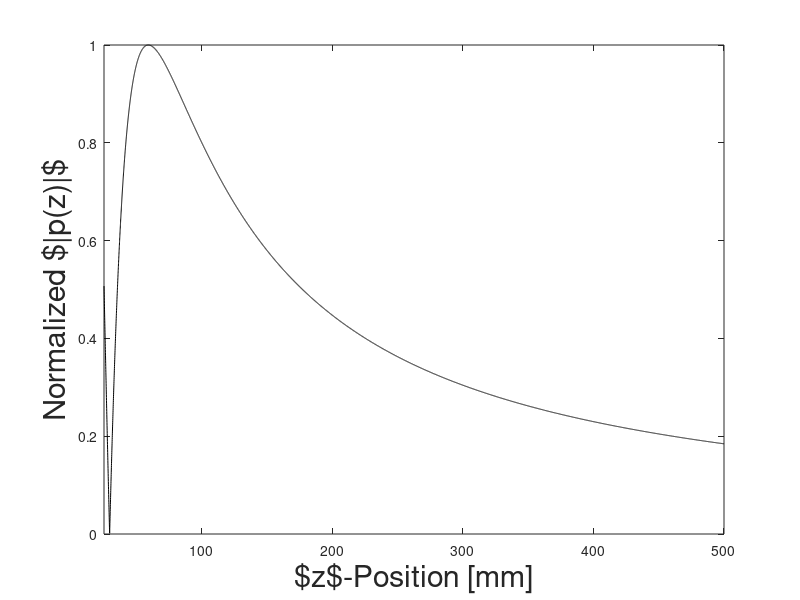

Write the MATLAB code that produced this figure.
% On-axis field for circular piston

clear all
close all
clc

% Piezo element
rho0 = 1000; % [kg/m^3]
c0 = 1482; % [m/s]
u0 = 20E-6; % [m] 
f0 = 3.5E6; % [Hz]
R = 5E-3; % [m]

% Define variables
z = linspace( 25E-3, 500E-3, 10000);
k = 2.*pi.*f0./c0;

% Define pressure amplitude
z1 = sqrt( R.^(2) + z.^(2) );
p = rho0.*c0.*u0.*( exp(1i.*k.*z) - exp( 1i.*k.*z1 ) );

% Plot as a function of z
plot( z.*1E3, abs(p)./max(abs(p)), 'k' );
xlabel( '$z$-Position [mm]', 'FontSize', 22 );
xlim( [25, 500] );
ylabel( 'Normalized $|p(z)|$', 'FontSize', 22 );
